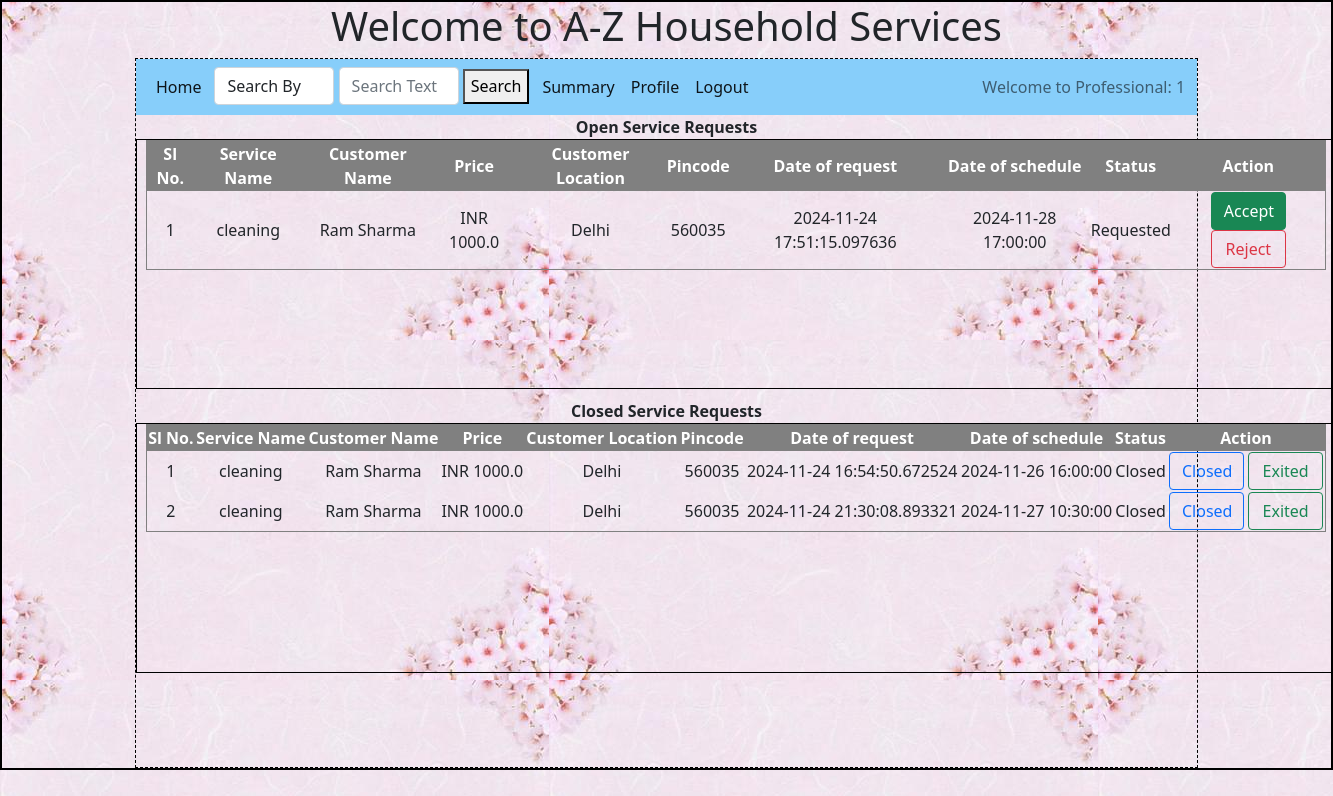
The app's page /sp/1/1, older data.
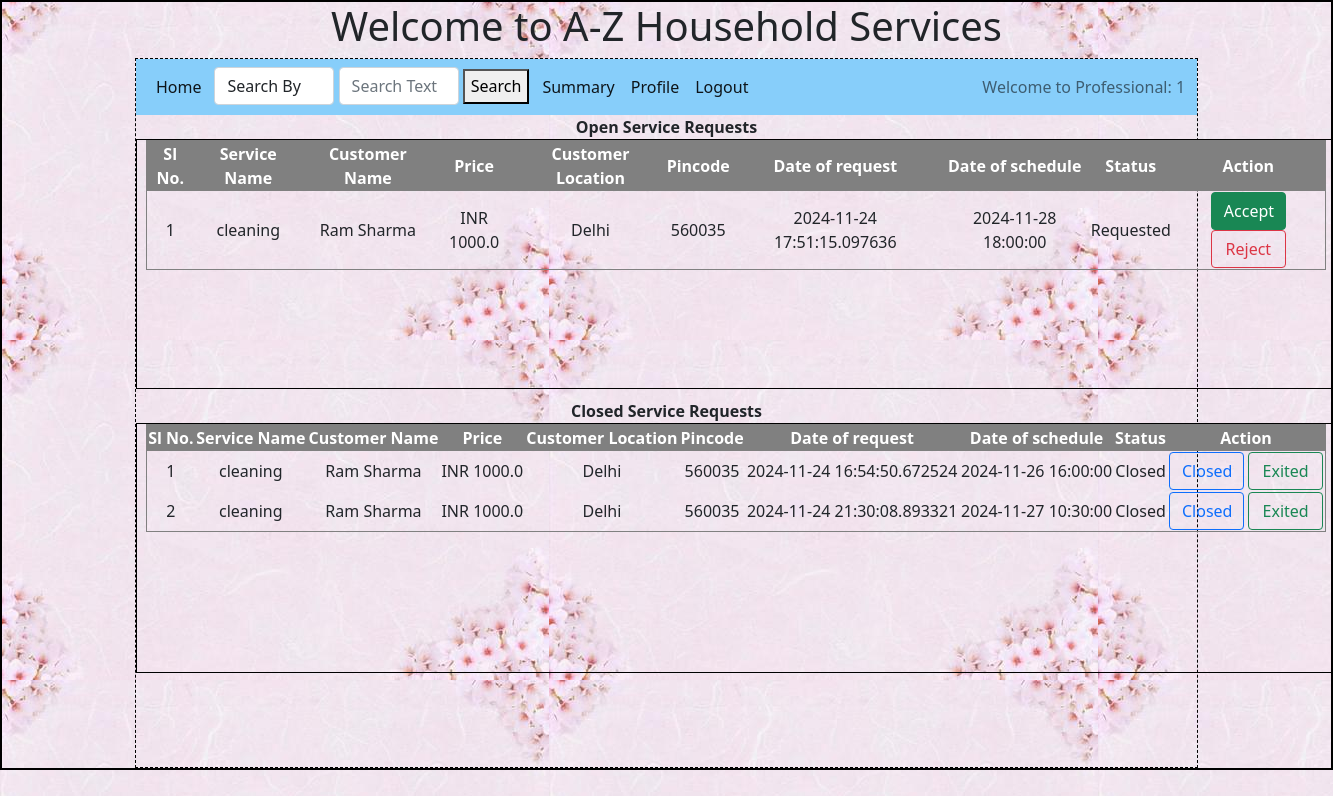
The same page, newer data.
### backend/models.py (models this page shows)
class Service_request(db.Model):
    __tablename__ = 'service_request'
    id=db.Column(db.Integer,primary_key=True)
    customer_id=db.Column(db.Integer,db.ForeignKey('customer.id'), nullable = False)
    sp_id=db.Column(db.Integer,db.ForeignKey('service_professional.id'), nullable = False)
    date_of_request = db.Column(db.DateTime, default = datetime.now) # NEED TO CONFIRM on type
    service_id=db.Column(db.Integer,db.ForeignKey('service.id'), nullable = False)
    remarks = db.Column(db.String, nullable = False)
    date_of_schedule = db.Column(db.DateTime, nullable = False) # NEED TO CONFIRM on type
    date_of_completion = db.Column(db.DateTime)
    status = db.Column(db.String, default = 'Requested') # Requested , Assigned, Closed, Rejected
    sp_exit = db.Column(db.Integer, default = 0) # Not-exited - 0, Exited - 1
    ratings = db.relationship('Rating',  cascade = "all, delete", backref = 'service_request', lazy = True)

class Service(db.Model):
    __tablename__ = 'service'
    id=db.Column(db.Integer,primary_key=True)
    name = db.Column(db.String, nullable = False)
    base_price = db.Column(db.Float, nullable = False)
    avg_time_req = db.Column(db.Float, nullable = False) # Time in hours
    description = db.Column(db.String, nullable = False)
    sp = db.relationship('Service_professional', cascade = "all, delete", backref = 'service', lazy = True)
    sr = db.relationship('Service_request', cascade = "all, delete", backref = 'service', lazy = True)

class Customer(db.Model):
    __tablename__ = 'customer' # If we do not define this, the model auto assigns name as lower case of class name
    id=db.Column(db.Integer,primary_key=True)
    email=db.Column(db.String,unique=True, nullable = False)
    name = db.Column(db.String, nullable = False)
    password = db.Column(db.String, nullable = False)
    role = db.Column(db.Integer, default =1) # admin - 0, customer - 1
    date_of_signup = db.Column(db.DateTime, default = datetime.now) # NEED TO CONFIRM on type
    contact_number = db.Column(db.String, nullable = False)
    location = db.Column(db.String, nullable = False)
    pin_code = db.Column(db.String, nullable = False)
    avg_ratings = db.Column(db.Float)
    status = db.Column(db.String, default = 'Active') # Active , Flagged ,  Blocked
    sr = db.relationship('Service_request', cascade = 'all, delete', backref = 'customer', lazy = True)
    ratings = db.relationship('Rating', cascade = 'all, delete', backref = 'customer', lazy = True)

class Service_professional(db.Model):
    __tablename__ = 'service_professional' # If we do not define this, the model auto assigns name as lower case of class name
    id=db.Column(db.Integer,primary_key=True)
    email=db.Column(db.String,unique=True, nullable = False)
    name = db.Column(db.String, nullable = False)
    password = db.Column(db.String, nullable = False)
    role = db.Column(db.Integer, default =2)
    date_of_regn = db.Column(db.DateTime, default = datetime.now)
    doc_name = db.Column(db.String, nullable = False) ## TO BE UPDATED
    doc_data = db.Column(db.LargeBinary, nullable = False)
    service_name = db.Column(db.String, nullable = False)
    service_id = db.Column(db.Integer, db.ForeignKey('service.id'), nullable = False)
    description = db.Column(db.String, nullable = False)
    price = db.Column(db.Float, nullable = False)
    avg_time = db.Column(db.Float, nullable = False)
    exp_since = db.Column(db.Integer, nullable = False) # NEED TO CONFIRM on type
    location = db.Column(db.String, nullable = False)
    pin_code = db.Column(db.Integer, nullable = False)
    contact_number = db.Column(db.String, nullable = False)
    status = db.Column(db.String, default = 'Registered') # Registered - 0, Active - 1, Flagged - 2, Blocked - 3, Rejected - 4
    avg_ratings = db.Column(db.Float)
    sr = db.relationship('Service_request', cascade = 'all, delete', backref = 'service_professional', lazy = True)
    ratings = db.relationship('Rating', cascade = 'all, delete', backref = 'service_professional', lazy = True)

### backend/controllers.py (the view)
@app.route("/sp/<uid>/<uname>")
def sp_dashboard(uid, uname):
    open_service_requests = Service_request.query.filter_by(sp_id = uid, status = 'Requested').all() + Service_request.query.filter_by(sp_id = uid, status = 'Assigned').all()
    closed_service_requests = Service_request.query.filter_by(sp_id = uid, status = 'Closed').all() + Service_request.query.filter_by(sp_id = uid, status = 'Rejected').all()
    sp = Service_professional.query.filter_by(id = uid).first()
    return render_template('sp_dashboard.html', sp = sp, open_service_requests=open_service_requests,
                           closed_service_requests=closed_service_requests, uname = uname, uid = uid)

### templates/sp_dashboard.html (shortened to what the changed rows need)
{%extends "sp_layout.html"%}
{%block content%}
{%if sp.status != 'Blocked'%}
    {%if open_service_requests %}
    <div style="width:1200px; height:250px; overflow-y:auto;margin: auto;margin-bottom: 10px; text-align: center; border: 1px solid black;">
        <table cellspacing="0" cellpadding="1" border="1" width="1180px" style="margin: auto;">
          <tr style="color:white;background-color:grey;text-align: center;position: sticky;">
            <th>Sl No.</th>
                <th>Service Name</th>
                <th>Customer Name</th>
                <th>Price</th>
                <th>Customer Location</th>
                <th>Pincode</th>
                <th>Date of request</th>
                <th>Date of schedule</th>
                <th>Status</th>
                <th>Action</th>
            </tr>
            {% for sr in open_service_requests %}
            <tr>
                <td>{{loop.index}}</td>
                <td>{{sr.service.name}}</td>
                <td>{{sr.customer.name}}</td>
                <td>INR {{sr.service_professional.price}}</td>
                <td>{{sr.customer.location}}</td>
                <td>{{sr.customer.pin_code}}</td>
                <td>{{sr.date_of_request}}</td>
                <td>{{sr.date_of_schedule}}</td>
                <td>{{sr.status}}</td>
            <td>
              {%if sr.status == 'Requested'%}
              <a href="/sp/accept/{{sr.id}}/{{uid}}/{{uname}}" type="button" class="btn btn-success" style="width: 75px;">Accept</a>
              <a href="/sp/reject/{{sr.id}}/{{uid}}/{{uname}}" type="button" class="btn btn-outline-danger" style="width: 75px;">Reject</a>
              {%elif sr.status == 'Assigned'%}
              <a href="#" type="button" class="btn btn-outline-success">Accepted</a>
              {%endif%}
            </td>
        </tr>
        {% endfor %}
        </table>
    </div>
    {% else %}
    <div style="margin: auto;text-align: center;border: 1px;"><h2>No open requests found!</h2></div>
    {%endif%}
    {%else%}
    <div style="text-align: center;">
      <h2 style="margin: auto ;">Sorry, you are blocked! Please contact admin.  </h2>
      </div>
{%endif%}
    {% if closed_service_requests %}
                <div style="width:1200px; height:250px; overflow-y:auto;margin: auto;margin-bottom: 10px; text-align: center; border: 1px solid black;">
                  <table cellspacing="0" cellpadding="1" border="1" width="1180px" style="margin: auto;">
                    <tr style="color:white;background-color:grey;text-align: center;position: sticky;">
                      <th>Sl No.</th>
                      <th>Service Name</th>
                      <th>Customer Name</th>
                      <th>Price</th>
                      <th>Customer Location</th>
                      <th>Pincode</th>
                      <th>Date of request</th>
                      <th>Date of schedule</th>
                      <th>Status</th>
                      <th>Action</th>
                  </tr>
                  </table>
                  {% else %}
                <div style="margin: auto;text-align: center;border: 1px;"><h2>No closed requests found!</h2></div>
              {% endif %}
                </div>
{%endblock%}

Row changes from the older to the newer data that the page shows:
changed Service_request "Requested": date_of_schedule "2024-11-28 17:00:00" → "2024-11-28 18:00:00"
